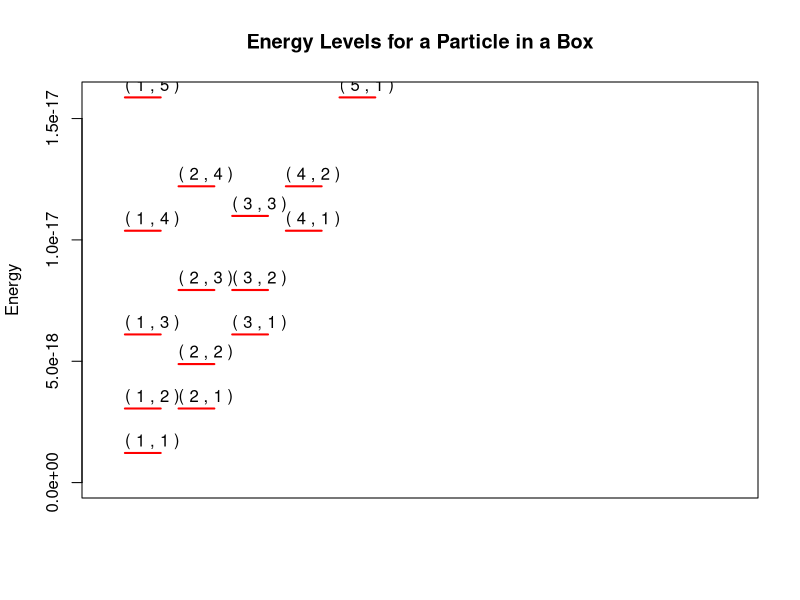

The R script that drew this image:
# Makes a plot for Energy levels for a particle in a 2d box
# Elmar Uhl - 2024
 
# valor do xlim em plot deve ser melhorado porque não faz o ajuste automaticamente

# Constants
hbar <- 1
m <- 1
pi <- 1

hbar <- 1.05457182E-34 # J x s
m <- 9.109E-31 # kg

text_OnOff <- 1 # turn on/off nx, ny and nz quantum number text labels levels

# Value of sum from quantum numbers nx, ny
n <- 6

a <- 1e-10 # length of box in x
b <- 1e-10 # width of box in y

# Function to calculate energy from nx, ny, nz values
energy <- function(nx,ny) {
    A = (hbar**2*pi**2)/(2*m)
    y = A*(nx**2/a**2 + ny**2/b**2)
    return(y)
}

nx <- ny <- seq(1,n-1) # Vector with values that quantum numbers can be assignment
soma <- c() # Storage nx + ny values

nx2 <- ny2 <- c() # Will storage permitted values of nx + ny = n
for (i in nx) {
  for (ii in ny) {
    s = i + ii
    if (s <= n) { # Verify if nx + ny <= n and storage nx2, ny2 in afirmative case
        nx2 <- c(nx2,i)
        ny2 <- c(ny2,ii)
        soma <- c(soma, s)
    }
  }
}

values_length <- length(soma)
print(paste("Length of sequence: ", values_length))
value_max <- max(soma)
print(paste("Maximum value of sum sequence (nx + ny): ", value_max))
value_min <- min(soma)
print(paste("Minimum value of sum sequence (nx + ny): ", value_min))

nx3 <- ny3 <- c() # Storage ascending order
soma3 <- c() # Storage sum values in ascending order

for (i in seq(value_min, value_max)) {
  for(ii in seq(1,values_length)){
    if (soma[ii] == i) {
      nx3 <- c(nx3, nx2[ii])
      ny3 <- c(ny3, ny2[ii])
      soma3 <- c(soma3, soma[ii])
    }
  }
}

energia <- c() # Storage energy values
for (i in seq(1, values_length) ){
  energia <- c(energia, energy(nx3[i],ny3[i]))
}

cat("Values of nx: ")
print(nx3)
cat("Values of ny: ")
print(ny3)
cat("Values of nx + ny")
print(soma3)
cat("Values of energy: ")
print(energia)
cat("Minimum value of energy: ")
print(min(energia))
cat("Maximum value of energy: ")
print(max(energia))
cat("Sum of all energy levels:")
print(sum(energia))

# Empty plot to receive values of energy levels
plot(1,type='n',main="Energy Levels for a Particle in a Box",xaxt='n', xlab='', xlim=c(0,35),ylim=c(0,max(energia)),ylab="Energy")

for (i in seq(value_min,value_max)) {
  x <- c(1,3)
  for (ii in seq(1, values_length)) {
    if (soma3[ii] == i) {
      y <- rep(energia[ii], 2)
      lines(x,y, col="red", lwd=2)
      if (text_OnOff)
        text(x[1],y[1],paste('(',nx3[ii],',',ny3[ii], ')'),adj=c(0,-0.5),cex=1)
      x <- x + 3
    }
  }
}
